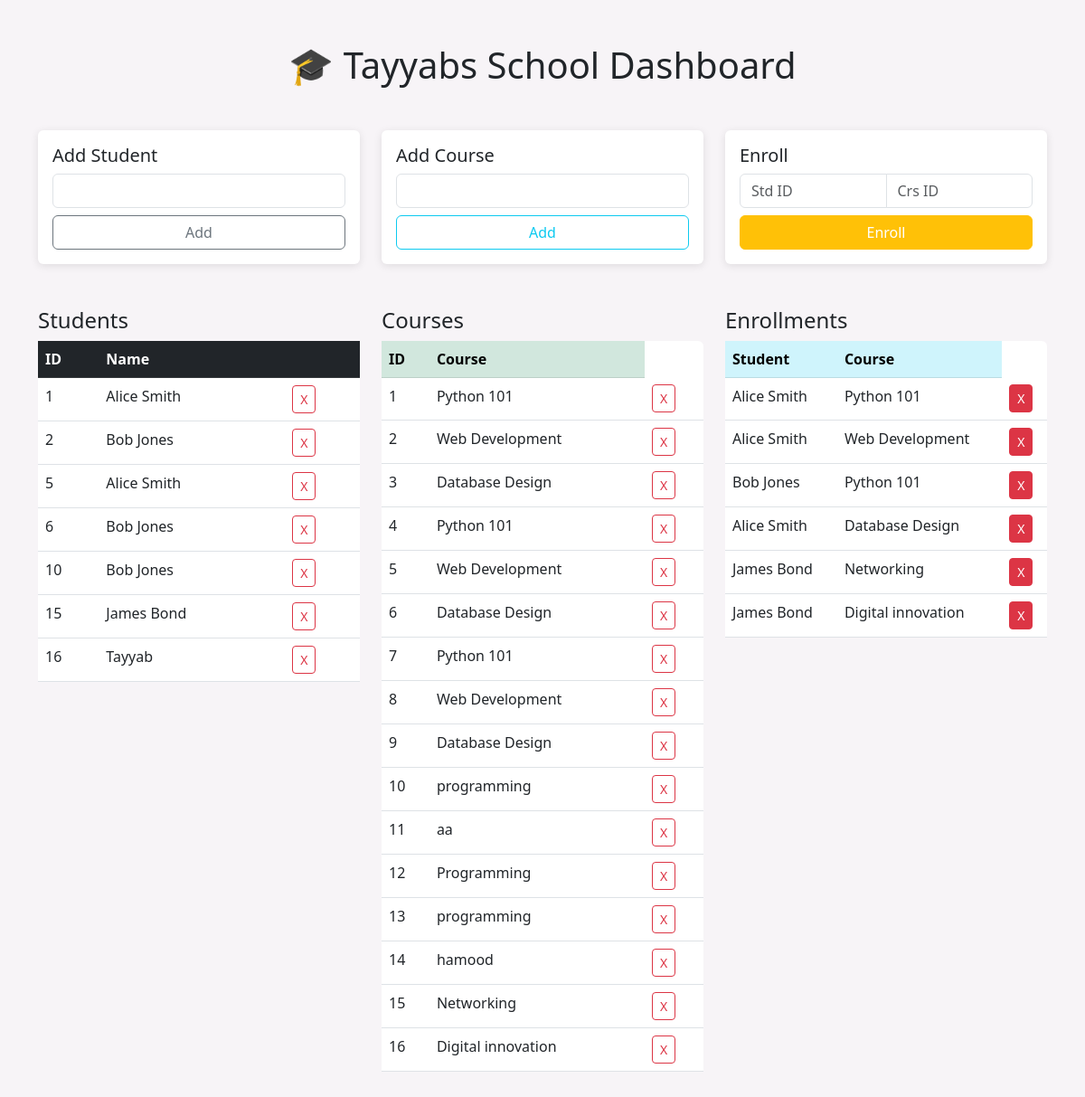
/, run on an earlier commit of the app's database.
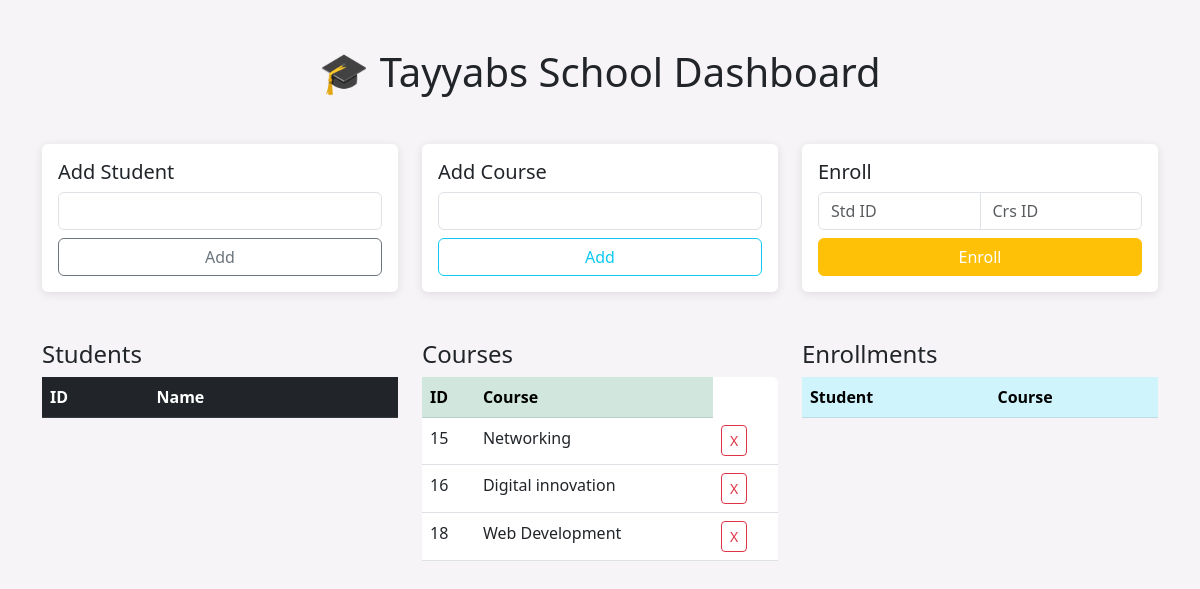
And on a later commit of the database.
### tables this page shows
CREATE TABLE students (
        id INTEGER PRIMARY KEY AUTOINCREMENT,
        name TEXT NOT NULL
    );

CREATE TABLE courses (
        id INTEGER PRIMARY KEY AUTOINCREMENT,
        name TEXT NOT NULL
    );

### app.py (the view)
@app.route("/")
def index():
    students = student_service.get_students()
    courses = student_service.get_courses()
    enrollments = student_service.get_enrollments()
    return render_template("index.html", students=students, courses=courses, enrollments=enrollments)

### data/repository.py (called while the page is built)
def get_connection():
    conn = sqlite3.connect(DB_NAME, timeout=10)
    conn.execute("PRAGMA foreign_keys = ON;")
    return conn

def fetch_query(query, params=()):
    conn = get_connection()
    conn.row_factory = sqlite3.Row
    try:
        cursor = conn.cursor()
        cursor.execute(query, params)
        return [dict(row) for row in cursor.fetchall()]
    finally:
        conn.close()

### services/student_service.py (called while the page is built)
def get_students():
    return repository.fetch_query("SELECT * FROM students")

def get_courses():
    return repository.fetch_query("SELECT * FROM courses")

def get_enrollments():
    return repository.fetch_query("""
        SELECT students.name AS student_name, courses.name AS course_name
        FROM enrollments
        JOIN students ON enrollments.student_id = students.id
        JOIN courses ON enrollments.course_id = courses.id
    """)

### templates/index.html (shortened to what this page needs)
<!DOCTYPE html>
<html lang="en">
<head>
    <link href="https://cdn.jsdelivr.net/npm/bootstrap@5.3.0/dist/css/bootstrap.min.css" rel="stylesheet">
</head>
<body class="container py-5">
    <div class="text-center mb-5"><h1>🎓 Tayyabs School Dashboard</h1></div>
    <div class="row g-4 mb-5">
        <div class="col-md-4"><div class="card p-3"><h5>Add Student</h5><form action="/add_student_form" method="POST"><input type="text" name="name" class="form-control mb-2" required><button class="btn btn-outline-secondary w-100">Add</button></form></div></div>
        <div class="col-md-4"><div class="card p-3"><h5>Add Course</h5><form action="/add_course_form" method="POST"><input type="text" name="name" class="form-control mb-2" required><button class="btn btn-outline-info w-100">Add</button></form></div></div>
        <div class="col-md-4"><div class="card p-3"><h5>Enroll</h5><form action="/enroll_form" method="POST"><div class="input-group mb-2"><input type="number" name="student_id" class="form-control" placeholder="Std ID"><input type="number" name="course_id" class="form-control" placeholder="Crs ID"></div><button class="btn btn-warning w-100 text-white">Enroll</button></form></div></div>
    </div>
    <div class="row">
        <div class="col-md-4">
            <h4>Students</h4>
            <table class="table table-white bg-white rounded">
                <thead class="table-dark"><tr><th>ID</th><th>Name</th><th></th></tr></thead>
                <tbody>{% for s in students %}<tr><td>{{ s.id }}</td><td>{{ s.name }}</td><td><a href="/delete_student_form/{{ s.id }}" class="btn btn-sm btn-outline-danger">X</a></td></tr>{% endfor %}</tbody>
            </table>
        </div>
        <div class="col-md-4">
            <h4>Courses</h4>
            <table class="table table-white bg-white rounded">
                <thead class="table-success"><tr><th>ID</th><th>Course</th></tr></thead>
                <tbody>{% for c in courses %}<tr><td>{{ c.id }}</td><td>{{ c.name }}</td><td><a href="/delete_course_form/{{ c.id }}" class="btn btn-sm btn-outline-danger">X</a></td></tr>{% endfor %}</tbody>
            </table>
        </div>
        <div class="col-md-4">
            <h4>Enrollments</h4>
            <table class="table table-white bg-white rounded">
                <thead class="table-info"><tr><th>Student</th><th>Course</th></tr></thead>
                 <tbody>{% for e in enrollments %}<tr><td>{{ e.student_name }}</td><td>{{ e.course_name }}</td><td><a href="/delete_course_form/{{ e.id }}" class="btn btn-sm btn-danger">X</a></td></tr>{% endfor %}</tbody>
            </table>
        </div>
    </div>
</body>
</html>

What changed in the data, as far as the page shows it:
removed students: id "1", name "Alice Smith", student_name "Alice Smith", course_name "Python 101", course_name "Web Development", course_name "Database Design"
removed students: id "2", name "Bob Jones", student_name "Bob Jones", course_name "Python 101"
removed students: id "5", name "Alice Smith", shown under "Students"
removed students: id "6", name "Bob Jones", shown under "Students"
removed students: id "10", name "Bob Jones", shown under "Students"
removed students: id "15", name "James Bond", student_name "James Bond", course_name "Networking", course_name "Digital innovation"
removed students: id "16", name "Tayyab", shown under "Students"
removed courses: id "1", name "Python 101"
removed courses: id "2", name "Web Development"
removed courses: id "3", name "Database Design"
removed courses: id "4", name "Python 101"
removed courses: id "5", name "Web Development"
removed courses: id "6", name "Database Design"
removed courses: id "7", name "Python 101"
removed courses: id "8", name "Web Development"
removed courses: id "9", name "Database Design"
removed courses: id "10", name "programming"
removed courses: id "11", name "aa"
removed courses: id "12", name "Programming"
removed courses: id "13", name "programming"
removed courses: id "14", name "hamood"
added courses: id "18", name "Web Development"
